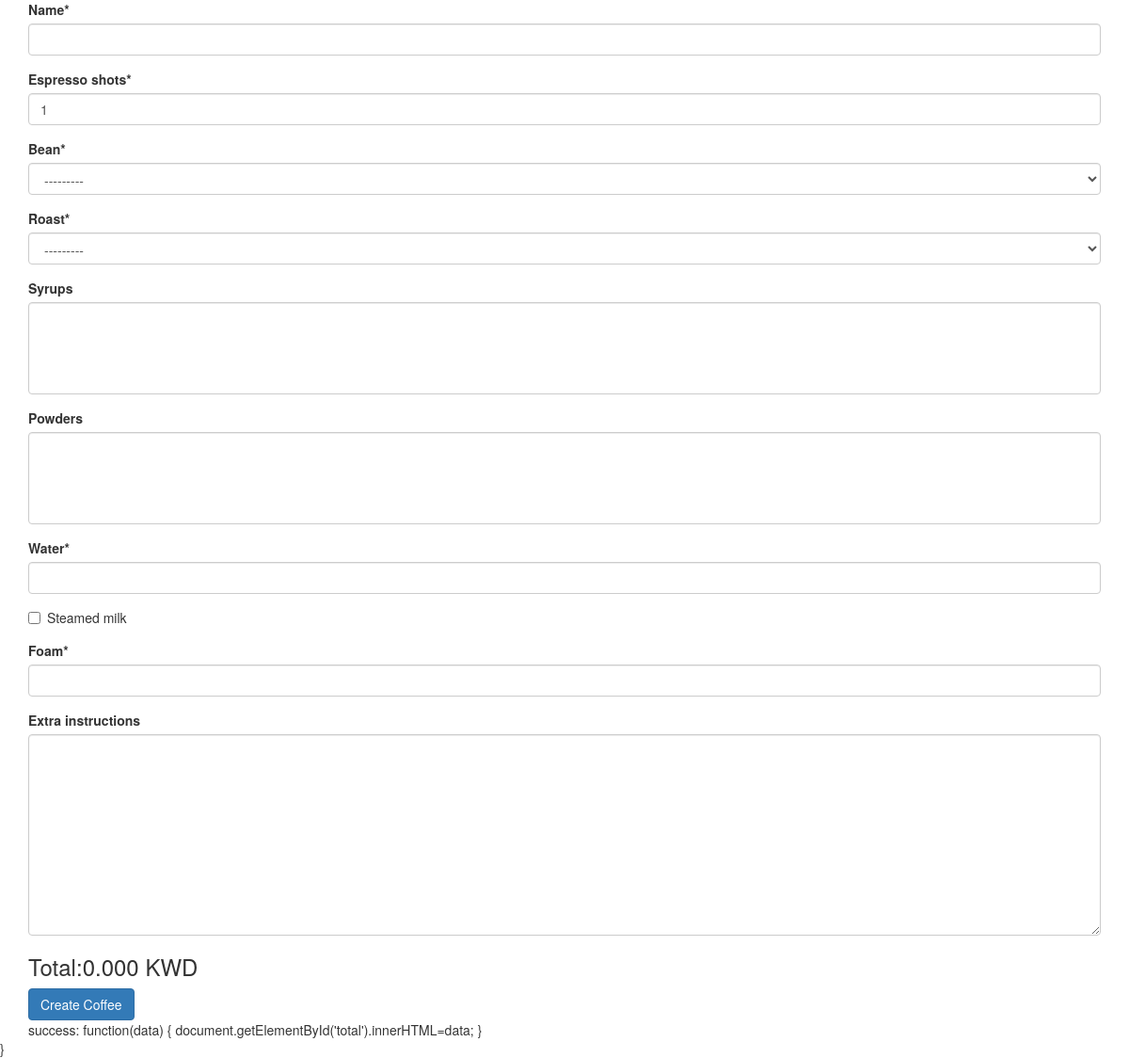
/cafe/create/ (signed in), run on an earlier commit of the app's database.
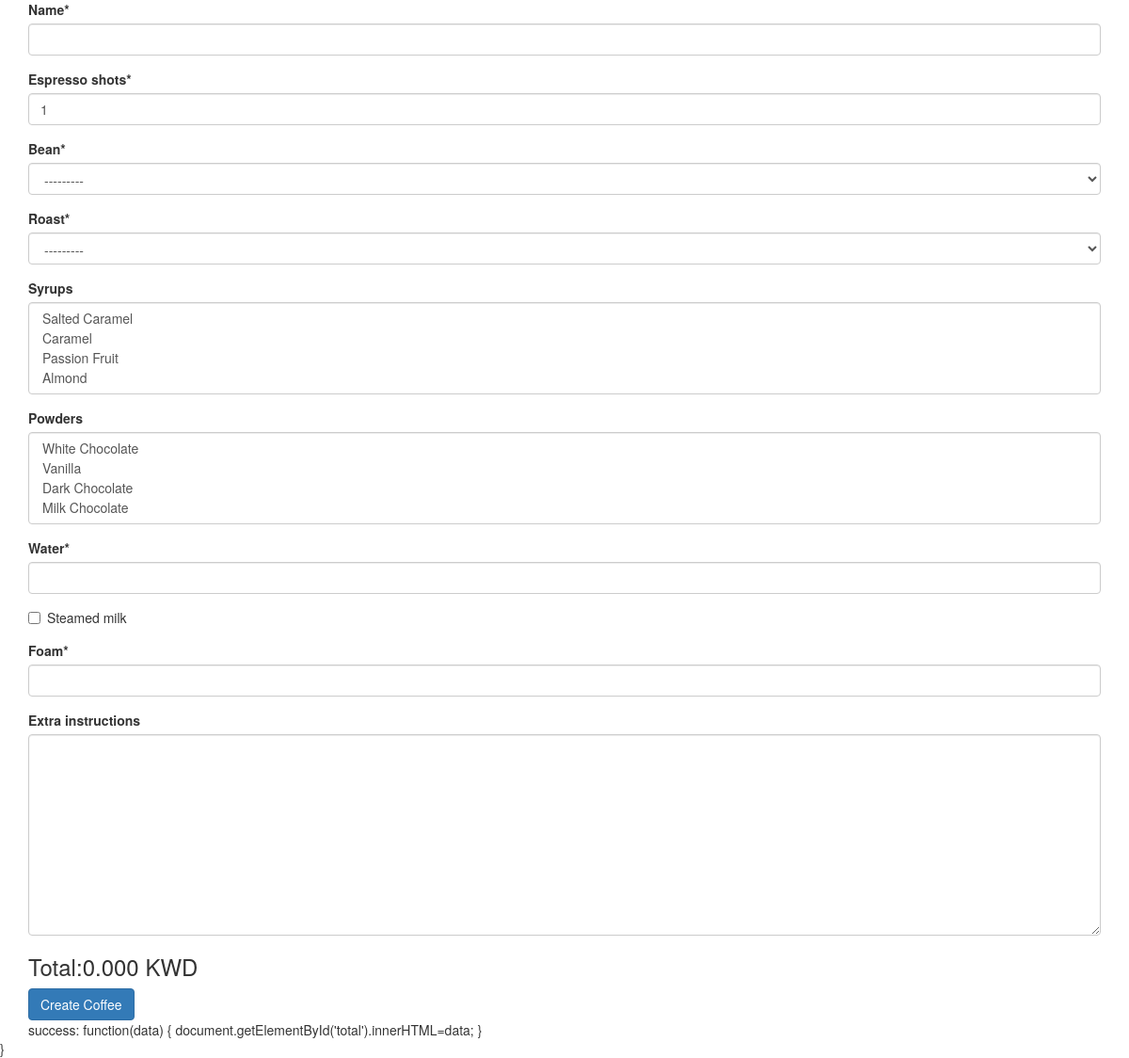
And on a later commit of the database.
### beans/models.py (models this page shows)
class Bean(models.Model):
	name = models.CharField(max_length=120)
	price = models.DecimalField(max_digits=5, decimal_places=3)
	def __str__(self):
		return self.name

class Roast(models.Model):
    name = models.CharField(max_length=200)
    price = models.DecimalField(max_digits=5, decimal_places=3)
    def __str__(self):
        return self.name

class Syrup(models.Model):
    name = models.CharField(max_length=200)
    price = models.DecimalField(max_digits=5, decimal_places=3)
    def __str__(self):
        return self.name

### beans/views.py (the view, shortened to what this page needs)
# urls.py: path('create/', views.create_coffee, name='create'),
def create_coffee(request):
	context = {}
	if not request.user.is_authenticated:
		return redirect("cafe:login")
	form = CoffeeForm()
	context['form'] = form
	return render(request, 'create_coffee.html', context)

### beans/forms.py
class CoffeeForm(forms.ModelForm):
    class Meta:
        model = Coffee
        fields = "__all__"
        exclude = ['user','price']

### beans/models.py (called while the page is built)
    def __str__(self):
        return self.name

### beans/templates/create_coffee.html (shortened to what this page needs)
{% extends 'base.html' %}
{% load crispy_forms_tags %}
{% block content %}
    <form action="{% url 'cafe:create' %}" method="post" onchange="update_price()">
      {{form|crispy}}
      <h3>Total:<span id="total">0.000</span> KWD</h3>
      <input class = "btn btn-primary" type="submit" value="Create Coffee">
    </form>
    success: function(data) {
    document.getElementById('total').innerHTML=data;
   }
{% endblock %}

### beans/templates/base.html (shortened to what this page needs)
<!DOCTYPE html>
<html lang="en">
<head>
	 <link rel="stylesheet" href="https://maxcdn.bootstrapcdn.com/bootstrap/3.3.7/css/bootstrap.min.css">
</head>
<body>
	<div class="container">
		{% block content %}
		{% endblock content %}
	</div>
		}
</body>
</html>

What changed in the data, as far as the page shows it:
changed Bean: name "black coffee" → "Arabica" (drawn)
Also different on the page:
form field syrups: (not shown) → "Salted Caramel / Caramel / Passion Fruit / Almond"
form field powders: (not shown) → "White Chocolate / Vanilla / Dark Chocolate / Milk Chocolate"
